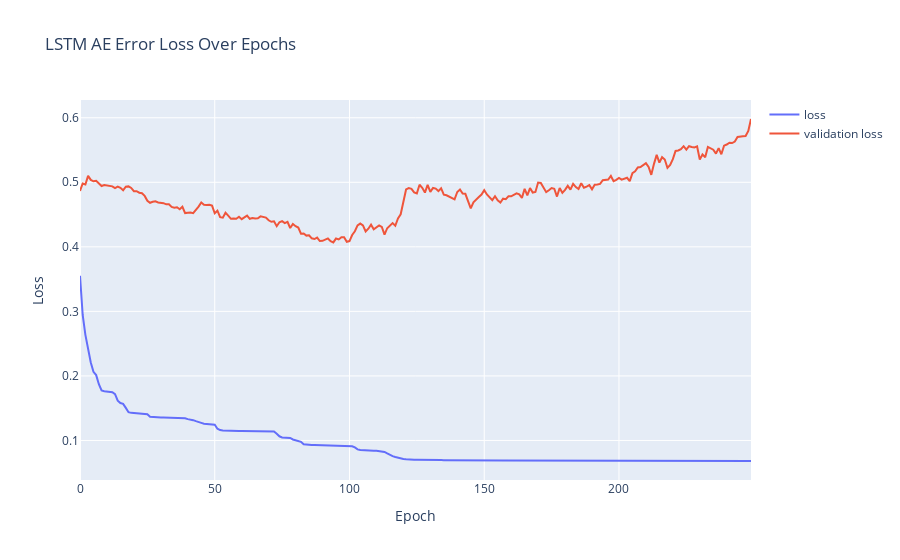

The code cell stored with this chart in its notebook:
### Code cell
fig = go.Figure()
fig.add_trace(go.Scatter(x=[x for x in range(len(history['loss']))], y=history['loss'], mode='lines', name='loss'))
fig.add_trace(go.Scatter(x=[x for x in range(len(history['val_loss']))], y=history['val_loss'], mode='lines', name='validation loss'))
fig.update_layout(title="LSTM AE Error Loss Over Epochs", yaxis=dict(title="Loss"), xaxis=dict(title="Epoch"))
fig.show()

### Figure 1 — Plotly figure (JSON) as saved in the notebook; plotly's stock layout.template omitted (floating-point values rounded to 4 significant figures; data arrays with more than 128 entries replaced by an {"elided": "..."} marker saying what was removed)
{"data": [{"mode": "lines", "name": "loss", "type": "scatter", "x": {"elided": "250 int values"}, "y": {"elided": "250 float values"}}, {"mode": "lines", "name": "validation loss", "type": "scatter", "x": {"elided": "250 int values"}, "y": {"elided": "250 float values"}}], "layout": {"title": {"text": "LSTM AE Error Loss Over Epochs"}, "xaxis": {"title": {"text": "Epoch"}}, "yaxis": {"title": {"text": "Loss"}}}}
